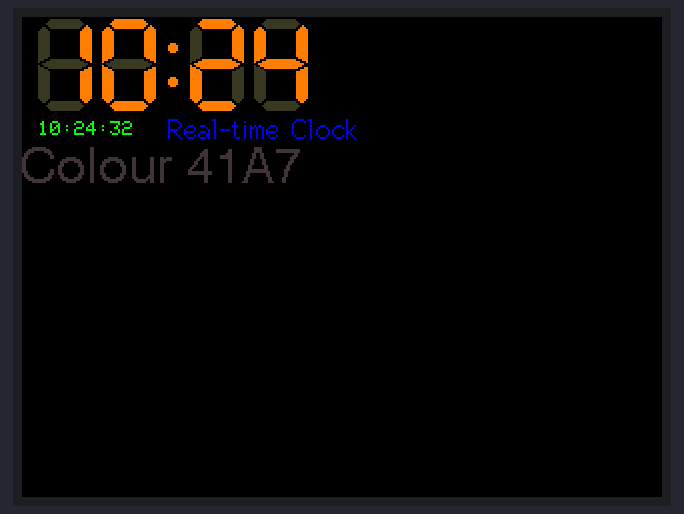
Simulated run of this sketch. Board: ESP32. Shown: 320×240 colour display. WiFi joins after 1.5 s; servers stay silent unless stated; network time is answered at once with the bench clock; the local clock reads 2024-03-15 10:24:30 at power-on unless the sketch sets it; random numbers use the default seed unless the sketch sets one; what the sketch prints to the serial monitor is not drawn.

Above: at 2.8 s.
At 7.8 s:
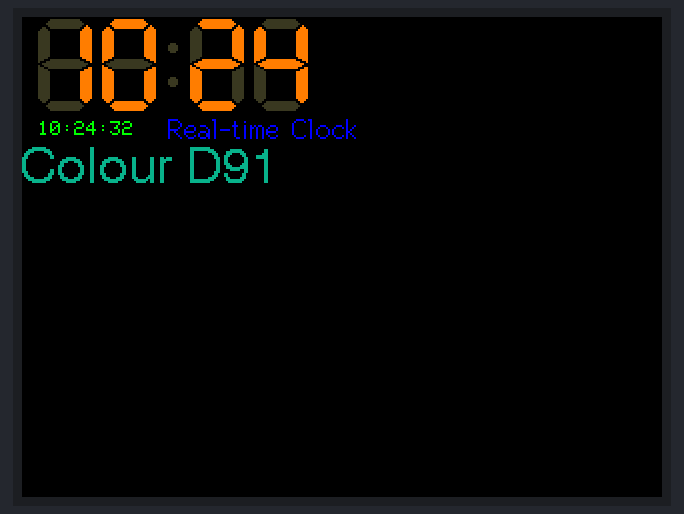
At 11.8 s:
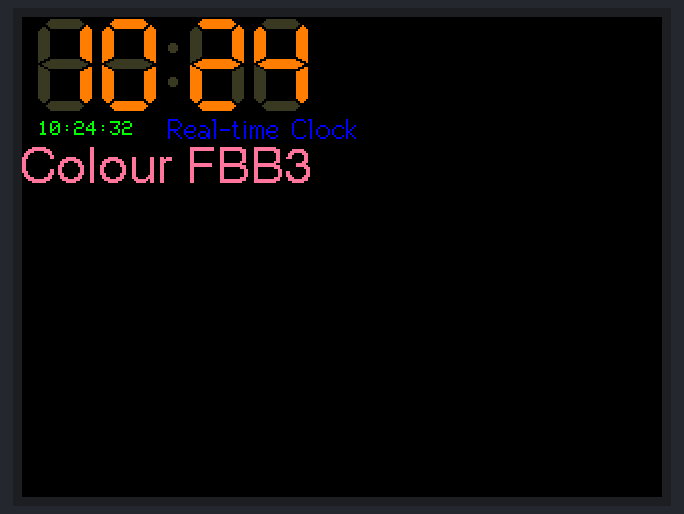
At 20.8 s:
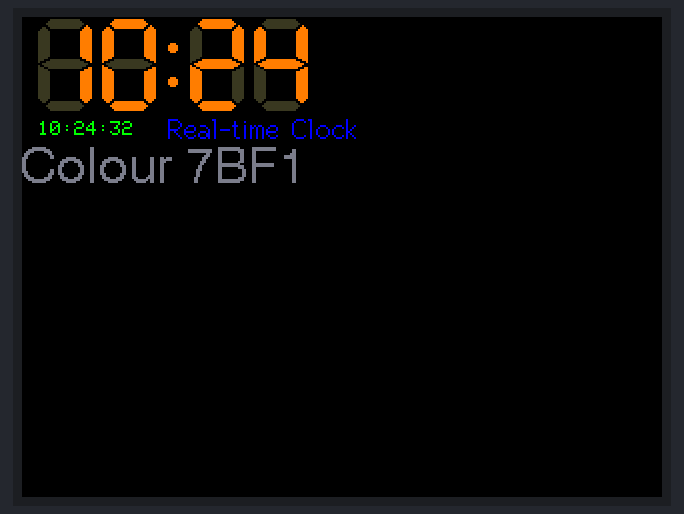
At 29.8 s:
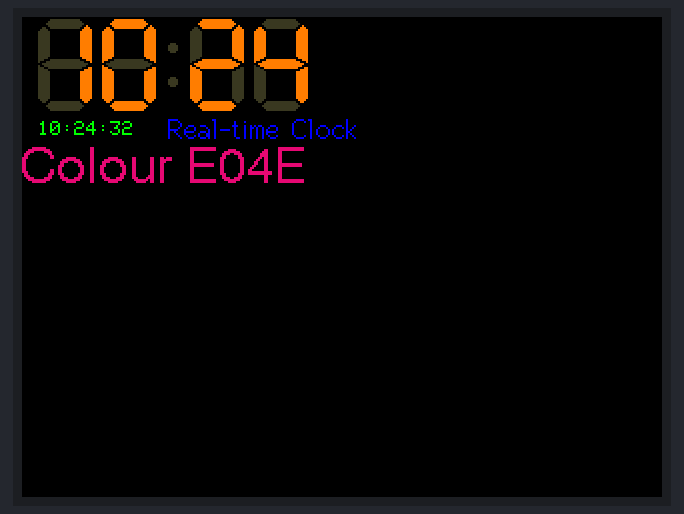
At 38.8 s:
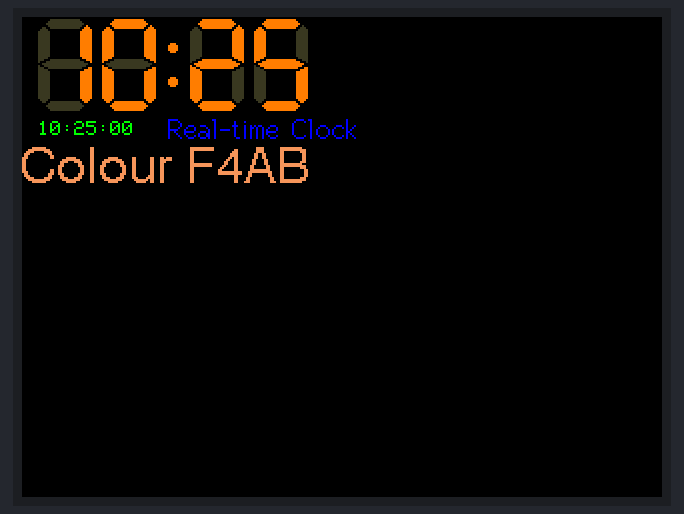

The sketch:

ESP32_Digital_Clock.ino
```cpp
#include <TFT_eSPI.h>       // Graphics and font library for ST7735 driver chip
#include <SPI.h>
#include <WiFi.h>
#include <WiFiUdp.h>
#include <NTPClient.h>

// Wi-Fi credentials
#define USE_EDUROAM 1
#define WIFI_USER "username"
#define WIFI_SSID "SSID"
#define WIFI_PASS "Password"

#if USE_EDUROAM
#include "esp_eap_client.h"
const char* ssid = "eduroam";
const char* user = WIFI_USER;
#else
const char* ssid = WIFI_SSID;
#endif
const char* pass = WIFI_PASS;

// NTP Client settings
WiFiUDP ntpUDP;
NTPClient timeClient(ntpUDP, "europe.pool.ntp.org", 3600, 60000);  // Time offset in seconds (3600 = GMT+1)

TFT_eSPI tft = TFT_eSPI();  // TFT instance
uint32_t targetTime = 0;     // for next 1 second timeout

bool initial = 1;
byte xcolon = 0;
unsigned int colour = 0;
byte omm = 99;
int hh, mm, ss;

void print_wifi_info() {
  if (WiFi.status() == WL_CONNECTED) {
    Serial.println("WiFi connected.");
    Serial.print("IP address: ");
    Serial.println(WiFi.localIP());
  } else {
    Serial.println("WiFi not connected.");
  }
}

void wifi_connect() {
  WiFi.disconnect(true);
  WiFi.mode(WIFI_STA);

#if USE_EDUROAM
  esp_eap_client_set_identity((uint8_t *)user, strlen(user));
  esp_eap_client_set_username((uint8_t *)user, strlen(user));
  esp_eap_client_set_password((uint8_t *)pass, strlen(pass));
  esp_wifi_sta_enterprise_enable();
  WiFi.begin(ssid);
#else
  WiFi.begin(ssid, pass);
#endif

  while (WiFi.status() != WL_CONNECTED) {
    delay(500);
    Serial.print(".");
  }

  print_wifi_info();
}

void setup(void) {
  Serial.begin(115200);

  // Initialize the TFT screen
  tft.init();
  tft.setRotation(1);
  tft.fillScreen(TFT_BLACK);

  // Connect to Wi-Fi and start NTP client
  wifi_connect();
  timeClient.begin();

  tft.setTextColor(TFT_YELLOW, TFT_BLACK);
  targetTime = millis() + 1000;
}

void loop() {
  if (targetTime < millis()) {  // Check if it's time for the next update (once per second)
    targetTime = millis() + 1000;  // Set the target time for the next second
    timeClient.update();  // Update the NTP time

    // Print the formatted time to the serial monitor (once per second)
    Serial.println(timeClient.getFormattedTime());

    // Get hours, minutes, and seconds from the NTP client
    hh = timeClient.getHours();
    mm = timeClient.getMinutes();
    ss = timeClient.getSeconds();

    // Check if the minute has changed to minimize redraw
    if (ss == 0 || initial) {
      initial = 0;
      tft.setTextColor(TFT_GREEN, TFT_BLACK);
      tft.setCursor(8, 52);
      tft.print(timeClient.getFormattedTime());  // You can replace this with custom date format

      tft.setTextColor(TFT_BLUE, TFT_BLACK);
      tft.drawCentreString("Real-time Clock", 120, 48, 2);
    }

    // Update digital time display
    byte xpos = 6;
    byte ypos = 0;

    if (omm != mm) { // Only update every minute to minimize flicker
      tft.setTextColor(0x39C4, TFT_BLACK); // 7-segment ghost image
      tft.drawString("88:88", xpos, ypos, 7); // Clear the previous time
      tft.setTextColor(0xFBE0); // Orange for new time

      omm = mm;

      // Display the hours and minutes
      if (hh < 10) xpos += tft.drawChar('0', xpos, ypos, 7);
      xpos += tft.drawNumber(hh, xpos, ypos, 7);
      xcolon = xpos;
      xpos += tft.drawChar(':', xpos, ypos, 7);
      if (mm < 10) xpos += tft.drawChar('0', xpos, ypos, 7);
      tft.drawNumber(mm, xpos, ypos, 7);
    }

    // Flash the colon every second
    if (ss % 2) {
      tft.setTextColor(0x39C4, TFT_BLACK);
      xpos += tft.drawChar(':', xcolon, ypos, 7);
      tft.setTextColor(0xFBE0, TFT_BLACK);
    } else {
      tft.drawChar(':', xcolon, ypos, 7);
      colour = random(0xFFFF);
      tft.fillRect(0, 64, 160, 20, TFT_BLACK);
      tft.setTextColor(colour);
      tft.drawRightString("Colour", 75, 64, 4);
      String scolour = String(colour, HEX);
      scolour.toUpperCase();
      char buffer[20];
      scolour.toCharArray(buffer, 20);
      tft.drawString(buffer, 82, 64, 4);
    }
  }

}
```

Measured:
- what the display in image 1 shows lasts 1.0 s, from 7.7 s to 8.7 s
